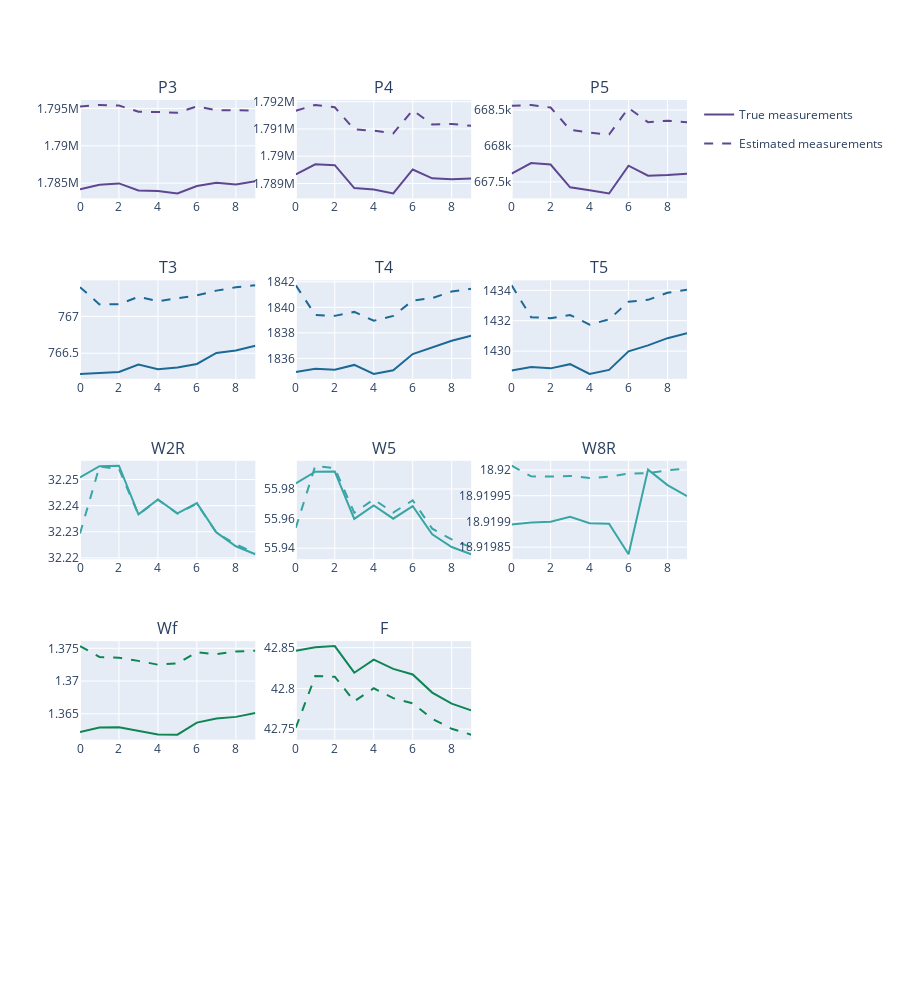

The cell this chart's notebook holds for it:
### Code cell
measured_series = pd.DataFrame(list(h_SCSF(traj_test, S=S, as_dict=True)))
measure_pred_series = pd.DataFrame(list(h_SCSF(estimated_traj_test, S=S, as_dict=True)))

palette = px.colors.qualitative.Prism
palette = palette + px.colors.qualitative.Prism

fig = make_subplots(rows=5, cols=3, subplot_titles=measured_series.columns)

i=0
j=0

show_legend=True
for col_ in measured_series.columns:

    fig.add_trace(go.Scatter(y=measured_series[col_], mode="lines", line=dict(color=palette[i]), name="True measurements", legendgroup="True measurements", showlegend=show_legend), row=i+1, col=j+1)
    fig.add_trace(go.Scatter(y=measure_pred_series[col_], mode="lines", line=dict(color=palette[i], dash="dash"), name="Estimated measurements", legendgroup="Estimated measurements", showlegend=show_legend), row=i+1, col=j+1)

    j+=1
    if j > 2:
        j=0
        i+=1

    if show_legend:
        show_legend = False


fig.update_layout(height=200*5)
fig.show()

### Figure 1 — Plotly figure (JSON) as saved in the notebook; plotly's stock layout.template omitted (floating-point values rounded to 4 significant figures)
{"data": [{"legendgroup": "True measurements", "line": {"color": "rgb(95, 70, 144)"}, "mode": "lines", "name": "True measurements", "showlegend": true, "type": "scatter", "xaxis": "x", "y": [1784000.0, 1785000.0, 1785000.0, 1784000.0, 1784000.0, 1784000.0, 1785000.0, 1785000.0, 1785000.0, 1785000.0], "yaxis": "y"}, {"legendgroup": "Estimated measurements", "line": {"color": "rgb(95, 70, 144)", "dash": "dash"}, "mode": "lines", "name": "Estimated measurements", "showlegend": true, "type": "scatter", "xaxis": "x", "y": [1795000.0, 1795000.0, 1795000.0, 1795000.0, 1795000.0, 1794000.0, 1795000.0, 1795000.0, 1795000.0, 1795000.0], "yaxis": "y"}, {"legendgroup": "True measurements", "line": {"color": "rgb(95, 70, 144)"}, "mode": "lines", "name": "True measurements", "showlegend": false, "type": "scatter", "xaxis": "x2", "y": [1789000.0, 1790000.0, 1790000.0, 1789000.0, 1789000.0, 1789000.0, 1790000.0, 1789000.0, 1789000.0, 1789000.0], "yaxis": "y2"}, {"legendgroup": "Estimated measurements", "line": {"color": "rgb(95, 70, 144)", "dash": "dash"}, "mode": "lines", "name": "Estimated measurements", "showlegend": false, "type": "scatter", "xaxis": "x2", "y": [1792000.0, 1792000.0, 1792000.0, 1791000.0, 1791000.0, 1791000.0, 1792000.0, 1791000.0, 1791000.0, 1791000.0], "yaxis": "y2"}, {"legendgroup": "True measurements", "line": {"color": "rgb(95, 70, 144)"}, "mode": "lines", "name": "True measurements", "showlegend": false, "type": "scatter", "xaxis": "x3", "y": [667600.0, 667800.0, 667700.0, 667400.0, 667400.0, 667300.0, 667700.0, 667600.0, 667600.0, 667600.0], "yaxis": "y3"}, {"legendgroup": "Estimated measurements", "line": {"color": "rgb(95, 70, 144)", "dash": "dash"}, "mode": "lines", "name": "Estimated measurements", "showlegend": false, "type": "scatter", "xaxis": "x3", "y": [668600.0, 668600.0, 668500.0, 668200.0, 668200.0, 668200.0, 668500.0, 668300.0, 668400.0, 668300.0], "yaxis": "y3"}, {"legendgroup": "True measurements", "line": {"color": "rgb(29, 105, 150)"}, "mode": "lines", "name": "True measurements", "showlegend": false, "type": "scatter", "xaxis": "x4", "y": [766.2, 766.2, 766.2, 766.3, 766.3, 766.3, 766.4, 766.5, 766.5, 766.6], "yaxis": "y4"}, {"legendgroup": "Estimated measurements", "line": {"color": "rgb(29, 105, 150)", "dash": "dash"}, "mode": "lines", "name": "Estimated measurements", "showlegend": false, "type": "scatter", "xaxis": "x4", "y": [767.4, 767.2, 767.2, 767.3, 767.2, 767.2, 767.3, 767.3, 767.4, 767.4], "yaxis": "y4"}, {"legendgroup": "True measurements", "line": {"color": "rgb(29, 105, 150)"}, "mode": "lines", "name": "True measurements", "showlegend": false, "type": "scatter", "xaxis": "x5", "y": [1835.0, 1835.0, 1835.0, 1835.0, 1835.0, 1835.0, 1836.0, 1837.0, 1837.0, 1838.0], "yaxis": "y5"}, {"legendgroup": "Estimated measurements", "line": {"color": "rgb(29, 105, 150)", "dash": "dash"}, "mode": "lines", "name": "Estimated measurements", "showlegend": false, "type": "scatter", "xaxis": "x5", "y": [1842.0, 1839.0, 1839.0, 1840.0, 1839.0, 1839.0, 1841.0, 1841.0, 1841.0, 1841.0], "yaxis": "y5"}, {"legendgroup": "True measurements", "line": {"color": "rgb(29, 105, 150)"}, "mode": "lines", "name": "True measurements", "showlegend": false, "type": "scatter", "xaxis": "x6", "y": [1429.0, 1429.0, 1429.0, 1429.0, 1429.0, 1429.0, 1430.0, 1430.0, 1431.0, 1431.0], "yaxis": "y6"}, {"legendgroup": "Estimated measurements", "line": {"color": "rgb(29, 105, 150)", "dash": "dash"}, "mode": "lines", "name": "Estimated measurements", "showlegend": false, "type": "scatter", "xaxis": "x6", "y": [1434.0, 1432.0, 1432.0, 1432.0, 1432.0, 1432.0, 1433.0, 1433.0, 1434.0, 1434.0], "yaxis": "y6"}, {"legendgroup": "True measurements", "line": {"color": "rgb(56, 166, 165)"}, "mode": "lines", "name": "True measurements", "showlegend": false, "type": "scatter", "xaxis": "x7", "y": [32.25, 32.26, 32.26, 32.24, 32.24, 32.24, 32.24, 32.23, 32.22, 32.22], "yaxis": "y7"}, {"legendgroup": "Estimated measurements", "line": {"color": "rgb(56, 166, 165)", "dash": "dash"}, "mode": "lines", "name": "Estimated measurements", "showlegend": false, "type": "scatter", "xaxis": "x7", "y": [32.23, 32.25, 32.25, 32.24, 32.24, 32.24, 32.24, 32.23, 32.23, 32.22], "yaxis": "y7"}, {"legendgroup": "True measurements", "line": {"color": "rgb(56, 166, 165)"}, "mode": "lines", "name": "True measurements", "showlegend": false, "type": "scatter", "xaxis": "x8", "y": [55.98, 55.99, 55.99, 55.96, 55.97, 55.96, 55.97, 55.95, 55.94, 55.94], "yaxis": "y8"}, {"legendgroup": "Estimated measurements", "line": {"color": "rgb(56, 166, 165)", "dash": "dash"}, "mode": "lines", "name": "Estimated measurements", "showlegend": false, "type": "scatter", "xaxis": "x8", "y": [55.95, 56.0, 55.99, 55.96, 55.97, 55.96, 55.97, 55.95, 55.95, 55.94], "yaxis": "y8"}, {"legendgroup": "True measurements", "line": {"color": "rgb(56, 166, 165)"}, "mode": "lines", "name": "True measurements", "showlegend": false, "type": "scatter", "xaxis": "x9", "y": [18.92, 18.92, 18.92, 18.92, 18.92, 18.92, 18.92, 18.92, 18.92, 18.92], "yaxis": "y9"}, {"legendgroup": "Estimated measurements", "line": {"color": "rgb(56, 166, 165)", "dash": "dash"}, "mode": "lines", "name": "Estimated measurements", "showlegend": false, "type": "scatter", "xaxis": "x9", "y": [18.92, 18.92, 18.92, 18.92, 18.92, 18.92, 18.92, 18.92, 18.92, 18.92], "yaxis": "y9"}, {"legendgroup": "True measurements", "line": {"color": "rgb(15, 133, 84)"}, "mode": "lines", "name": "True measurements", "showlegend": false, "type": "scatter", "xaxis": "x10", "y": [1.362, 1.363, 1.363, 1.362, 1.362, 1.362, 1.364, 1.364, 1.365, 1.365], "yaxis": "y10"}, {"legendgroup": "Estimated measurements", "line": {"color": "rgb(15, 133, 84)", "dash": "dash"}, "mode": "lines", "name": "Estimated measurements", "showlegend": false, "type": "scatter", "xaxis": "x10", "y": [1.375, 1.374, 1.374, 1.373, 1.372, 1.373, 1.374, 1.374, 1.375, 1.375], "yaxis": "y10"}, {"legendgroup": "True measurements", "line": {"color": "rgb(15, 133, 84)"}, "mode": "lines", "name": "True measurements", "showlegend": false, "type": "scatter", "xaxis": "x11", "y": [42.85, 42.85, 42.85, 42.82, 42.84, 42.82, 42.82, 42.79, 42.78, 42.77], "yaxis": "y11"}, {"legendgroup": "Estimated measurements", "line": {"color": "rgb(15, 133, 84)", "dash": "dash"}, "mode": "lines", "name": "Estimated measurements", "showlegend": false, "type": "scatter", "xaxis": "x11", "y": [42.75, 42.82, 42.81, 42.78, 42.8, 42.79, 42.78, 42.76, 42.75, 42.74], "yaxis": "y11"}], "layout": {"annotations": [{"font": {"size": 16}, "showarrow": false, "text": "P3", "x": 0.1444, "xanchor": "center", "xref": "paper", "y": 1, "yanchor": "bottom", "yref": "paper"}, {"font": {"size": 16}, "showarrow": false, "text": "P4", "x": 0.5, "xanchor": "center", "xref": "paper", "y": 1, "yanchor": "bottom", "yref": "paper"}, {"font": {"size": 16}, "showarrow": false, "text": "P5", "x": 0.8556, "xanchor": "center", "xref": "paper", "y": 1, "yanchor": "bottom", "yref": "paper"}, {"font": {"size": 16}, "showarrow": false, "text": "T3", "x": 0.1444, "xanchor": "center", "xref": "paper", "y": 0.78, "yanchor": "bottom", "yref": "paper"}, {"font": {"size": 16}, "showarrow": false, "text": "T4", "x": 0.5, "xanchor": "center", "xref": "paper", "y": 0.78, "yanchor": "bottom", "yref": "paper"}, {"font": {"size": 16}, "showarrow": false, "text": "T5", "x": 0.8556, "xanchor": "center", "xref": "paper", "y": 0.78, "yanchor": "bottom", "yref": "paper"}, {"font": {"size": 16}, "showarrow": false, "text": "W2R", "x": 0.1444, "xanchor": "center", "xref": "paper", "y": 0.56, "yanchor": "bottom", "yref": "paper"}, {"font": {"size": 16}, "showarrow": false, "text": "W5", "x": 0.5, "xanchor": "center", "xref": "paper", "y": 0.56, "yanchor": "bottom", "yref": "paper"}, {"font": {"size": 16}, "showarrow": false, "text": "W8R", "x": 0.8556, "xanchor": "center", "xref": "paper", "y": 0.56, "yanchor": "bottom", "yref": "paper"}, {"font": {"size": 16}, "showarrow": false, "text": "Wf", "x": 0.1444, "xanchor": "center", "xref": "paper", "y": 0.34, "yanchor": "bottom", "yref": "paper"}, {"font": {"size": 16}, "showarrow": false, "text": "F", "x": 0.5, "xanchor": "center", "xref": "paper", "y": 0.34, "yanchor": "bottom", "yref": "paper"}], "height": 1000, "xaxis": {"anchor": "y", "domain": [0, 0.2889]}, "xaxis10": {"anchor": "y10", "domain": [0, 0.2889]}, "xaxis11": {"anchor": "y11", "domain": [0.3556, 0.6444]}, "xaxis12": {"anchor": "y12", "domain": [0.7111, 1]}, "xaxis13": {"anchor": "y13", "domain": [0, 0.2889]}, "xaxis14": {"anchor": "y14", "domain": [0.3556, 0.6444]}, "xaxis15": {"anchor": "y15", "domain": [0.7111, 1]}, "xaxis2": {"anchor": "y2", "domain": [0.3556, 0.6444]}, "xaxis3": {"anchor": "y3", "domain": [0.7111, 1]}, "xaxis4": {"anchor": "y4", "domain": [0, 0.2889]}, "xaxis5": {"anchor": "y5", "domain": [0.3556, 0.6444]}, "xaxis6": {"anchor": "y6", "domain": [0.7111, 1]}, "xaxis7": {"anchor": "y7", "domain": [0, 0.2889]}, "xaxis8": {"anchor": "y8", "domain": [0.3556, 0.6444]}, "xaxis9": {"anchor": "y9", "domain": [0.7111, 1]}, "yaxis": {"anchor": "x", "domain": [0.88, 1]}, "yaxis10": {"anchor": "x10", "domain": [0.22, 0.34]}, "yaxis11": {"anchor": "x11", "domain": [0.22, 0.34]}, "yaxis12": {"anchor": "x12", "domain": [0.22, 0.34]}, "yaxis13": {"anchor": "x13", "domain": [0, 0.12]}, "yaxis14": {"anchor": "x14", "domain": [0, 0.12]}, "yaxis15": {"anchor": "x15", "domain": [0, 0.12]}, "yaxis2": {"anchor": "x2", "domain": [0.88, 1]}, "yaxis3": {"anchor": "x3", "domain": [0.88, 1]}, "yaxis4": {"anchor": "x4", "domain": [0.66, 0.78]}, "yaxis5": {"anchor": "x5", "domain": [0.66, 0.78]}, "yaxis6": {"anchor": "x6", "domain": [0.66, 0.78]}, "yaxis7": {"anchor": "x7", "domain": [0.44, 0.56]}, "yaxis8": {"anchor": "x8", "domain": [0.44, 0.56]}, "yaxis9": {"anchor": "x9", "domain": [0.44, 0.56]}}}
